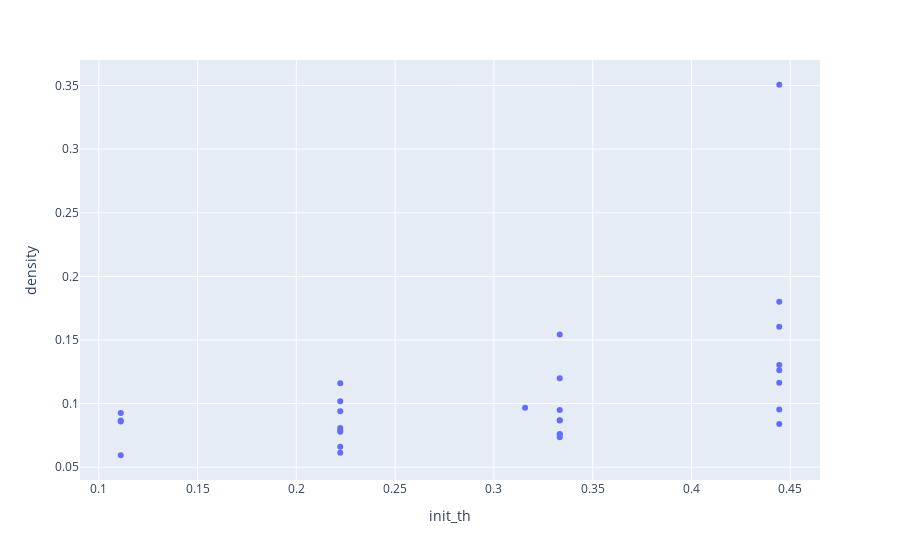

Notebook source saved alongside this figure:
### Code cell
import plotly.express as px
fig = px.scatter(dfd, x='init_th', y='density')
fig.show()

### Figure 1 — Plotly figure (JSON) as saved in the notebook; plotly's stock layout.template omitted (floating-point values rounded to 4 significant figures)
{"data": [{"hoverlabel": {"namelength": 0}, "hovertemplate": "init_th=%{x}<br>density=%{y}", "legendgroup": "", "marker": {"color": "#636efa", "symbol": "circle"}, "mode": "markers", "name": "", "showlegend": false, "type": "scatter", "x": [0.3158, 0.1111, 0.1111, 0.3333, 0.3333, 0.3333, 0.2222, 0.4444, 0.4444, 0.4444, 0.2222, 0.4444, 0.4444, 0.2222, 0.2222, 0.4444, 0.3333, 0.2222, 0.2222, 0.4444, 0.1111, 0.1111, 0.3333, 0.2222, 0.4444, 0.3333, 0.2222, 0.3333, 0.3333], "xaxis": "x", "y": [0.09675, 0.0927, 0.08587, 0.07575, 0.0949, 0.08691, 0.1018, 0.1163, 0.18, 0.1304, 0.06129, 0.1604, 0.09533, 0.06616, 0.07865, 0.3506, 0.1542, 0.09407, 0.07788, 0.1262, 0.05939, 0.08671, 0.07608, 0.08086, 0.08404, 0.1199, 0.1159, 0.07356, 0.08664], "yaxis": "y"}], "layout": {"autosize": true, "legend": {"tracegroupgap": 0}, "margin": {"t": 60}, "xaxis": {"anchor": "y", "autorange": true, "domain": [0, 1], "range": [0.09126, 0.4643], "title": {"text": "init_th"}, "type": "linear"}, "yaxis": {"anchor": "x", "autorange": true, "domain": [0, 1], "range": [0.03875, 0.3712], "title": {"text": "density"}, "type": "linear"}}}
